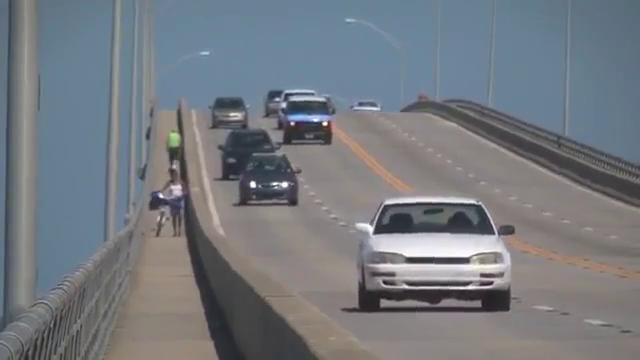
#> input picture frame 91 of Resources/Videos/slow_traffic_small.mp4, 640 x 360 px
$ python camshift.py
#> lines starting #> are read from the running program, lines starting #| are printed output that depends on the picture; after the words box and inside, x2 and y2 are one past the last pixel; in counts of white or black regions, pixels touching at a corner belong together
import numpy as np
import cv2

cap = cv2.VideoCapture('slow_traffic_small.mp4')
ret, frame = cap.read()  # first frame
#> frame is the input picture: shape (360, 640, 3); mean B, G, R 127.8, 121.7, 116.8
x, y, w, h = 300, 200, 100, 50  # initial loc of target obj
track_window = (x, y, w, h)
roi = frame[y:y + h, x:x + w]  # roi for tracking
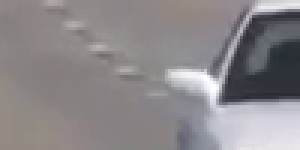
#> roi: shape (50, 100, 3) (shown 3 times larger); mean B, G, R 138, 135.6, 139.6

hsv_roi = cv2.cvtColor(roi, cv2.COLOR_BGR2HSV)
#> hsv_roi: shape (50, 100, 3); mean H, S, V 72.4, 16.3, 142.4
mask = cv2.inRange(hsv_roi,
                   np.array((0., 60., 32.)),
                   np.array((180., 255., 255.)))
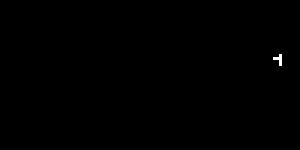
#> mask: shape (50, 100) (shown 3 times larger); 0.12% white in thin lines or dots, all inside (x1, y1, x2, y2) = (91, 18, 94, 22)
roi_hist = cv2.calcHist([hsv_roi],
                        [0],
                        mask,
                        [180],
                        [0, 180])
#> roi_hist = 180 values, max 6 at index 102, min 0 at index 0, mean 0.0333
cv2.normalize(roi_hist, roi_hist, 0, 255, cv2.NORM_MINMAX)
term_crit = (cv2.TERM_CRITERIA_EPS | cv2.TERM_CRITERIA_COUNT, 10, 1)

while (1):
    ret, frame = cap.read()
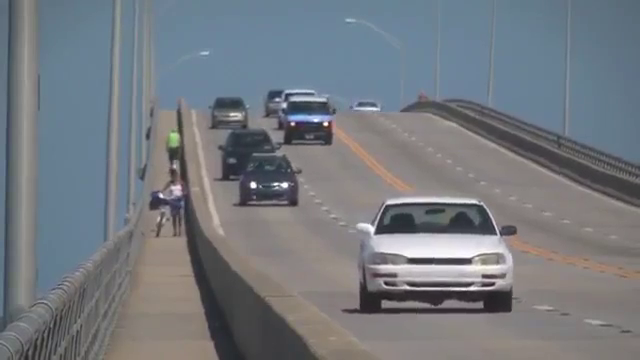
#> input picture frame 92 of Resources/Videos/slow_traffic_small.mp4, 640 x 360 px
#> frame is the input picture: shape (360, 640, 3); mean B, G, R 127.8, 121.7, 116.8
    if ret == True:

        hsv = cv2.cvtColor(frame, cv2.COLOR_BGR2HSV)
#> hsv: shape (360, 640, 3); mean H, S, V 73.9, 38.8, 132.6
        dst = cv2.calcBackProject([hsv], [0], roi_hist, [0, 180], 1)
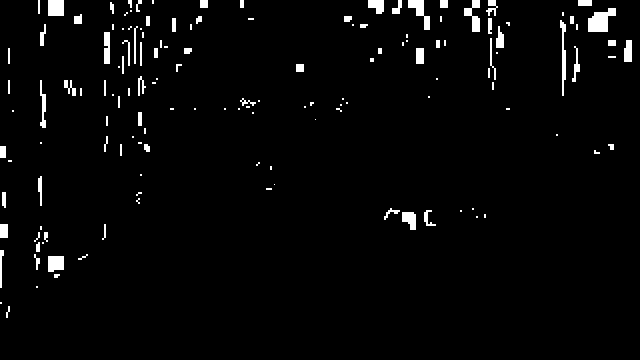
#> dst: shape (360, 640); 2.8% white; 145 white regions (71 under 20 px), largest, box (x1, y1, x2, y2) and area: (588, 8, 616, 32) 432, (408, 0, 430, 30) 276, (48, 0, 64, 16) 256
        ret, track_window = cv2.CamShift(dst, track_window, term_crit)
#> ret = ((411, 218), (19.78, 54.89), 96.99); track_window = (383, 207, 56, 22)
        pts = cv2.boxPoints(ret)
#> pts = [[385, 204.8], [439.4, 211.5], [437, 231.2], [382.6, 224.5]]
        pts = np.int0(pts)
#> pts = [[384, 204], [439, 211], [437, 231], [382, 224]]
        final_image = cv2.polylines(frame, [pts], True, (0,0,255), 3)

        cv2.imshow("final frame", final_image)
        k = cv2.waitKey(30) & 0xff
#> (key Esc is pressed here)
        if k == 27:
            break
    else:
        break

$ run again, starting later in the video
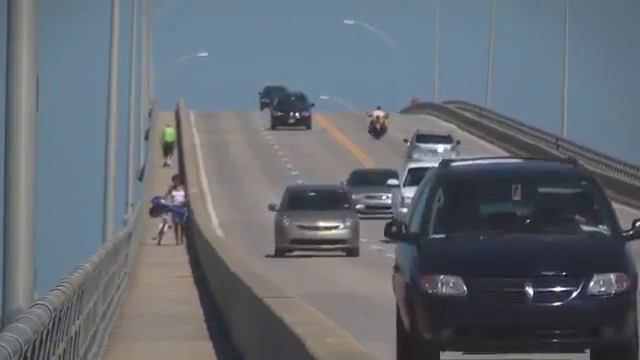
#> input picture frame 412 of Resources/Videos/slow_traffic_small.mp4, 640 x 360 px
#> frame is the input picture: shape (360, 640, 3); mean B, G, R 114.8, 107.1, 100.1
#> hsv_roi: shape (50, 100, 3); mean H, S, V 105, 21.3, 105.1
#> `mask = cv2.inRange(hsv_roi, np.array((0., 60., 32.)), np.array((180., ..`:
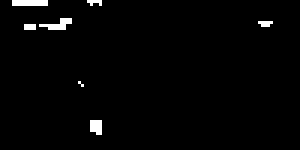
#> mask: shape (50, 100) (shown 3 times larger); 1.8% white; 7 white regions (5 under 20 px), largest, box (x1, y1, x2, y2) and area: (4, 0, 16, 2) 24, (13, 6, 24, 10) 23
#> roi_hist = 180 values, max 31 at index 110, min 0 at index 0, mean 0.5
#> hsv: shape (360, 640, 3); mean H, S, V 86.7, 45.2, 118.1
#> `dst = cv2.calcBackProject([hsv], [0], roi_hist, [0, 180], 1)`:
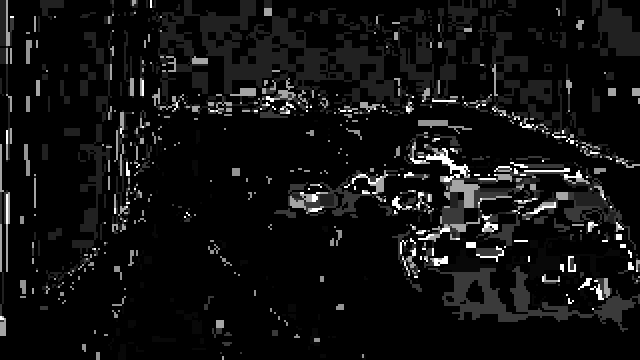
#> dst: shape (360, 640); min 0, max 255, mean 16.4
#> ret = ((337, 194.5), (43.63, 130.3), 78.96); track_window = (272, 172, 130, 45)
#> `pts = cv2.boxPoints(ret)`: pts = [[268.9, 185.6], [396.8, 160.6], [405.1, 203.4], [277.2, 228.4]]
#> `pts = np.int0(pts)`: pts = [[268, 185], [396, 160], [405, 203], [277, 228]]

$ run again, starting later in the video
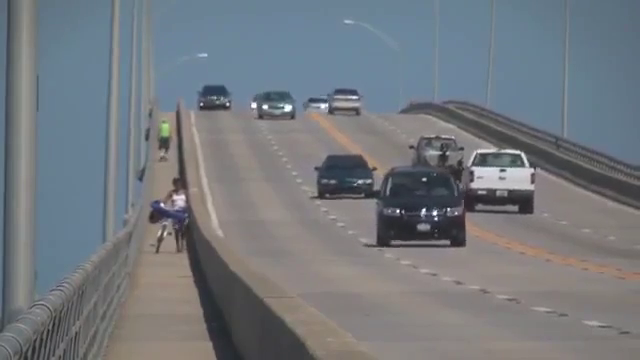
#> input picture frame 732 of Resources/Videos/slow_traffic_small.mp4, 640 x 360 px
#> frame is the input picture: shape (360, 640, 3); mean B, G, R 126.3, 120.7, 115.8
#> hsv_roi: shape (50, 100, 3); mean H, S, V 51.5, 17.3, 124.5
#> `mask = cv2.inRange(hsv_roi, np.array((0., 60., 32.)), np.array((180., ..`:
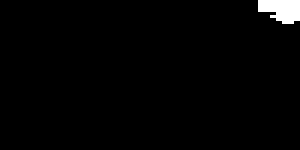
#> mask: shape (50, 100) (shown 3 times larger); 1.7% white; 1 white region, box (x1, y1, x2, y2) and area: (86, 0, 100, 8) 86
#> roi_hist = 180 values, max 56 at index 106, min 0 at index 0, mean 0.478
#> hsv: shape (360, 640, 3); mean H, S, V 69.3, 38.8, 131.4
#> `dst = cv2.calcBackProject([hsv], [0], roi_hist, [0, 180], 1)`:
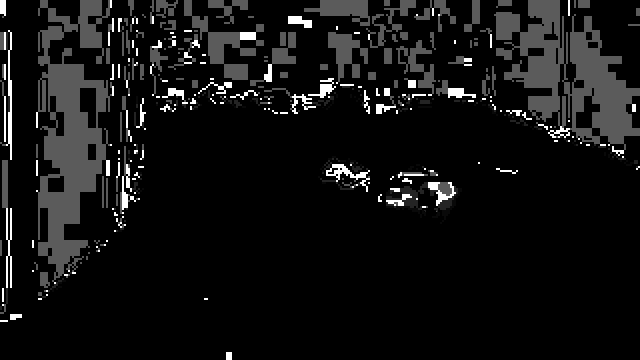
#> dst: shape (360, 640); min 0, max 255, mean 19
#> ret = ((415, 189), (41.92, 108), 94.1); track_window = (360, 167, 110, 44)
#> `pts = cv2.boxPoints(ret)`: pts = [[362.6, 164.2], [470.4, 172], [467.4, 213.8], [359.6, 206]]
#> `pts = np.int0(pts)`: pts = [[362, 164], [470, 171], [467, 213], [359, 206]]
